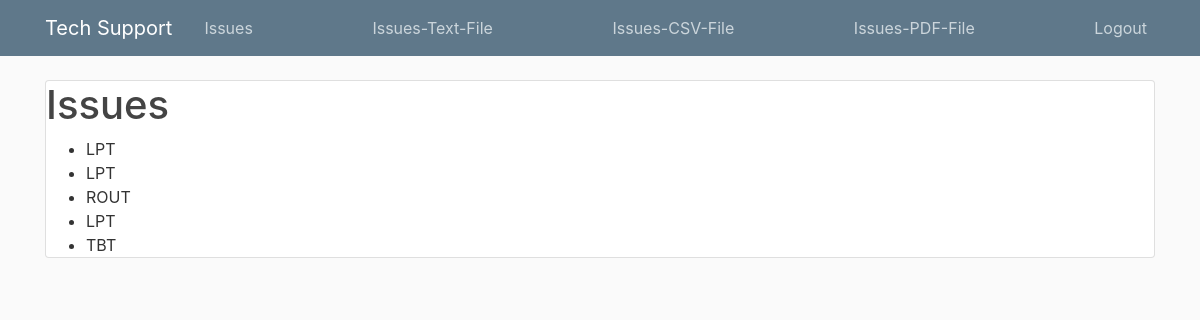
Page /issue_list/ (signed in) on the earlier database version.
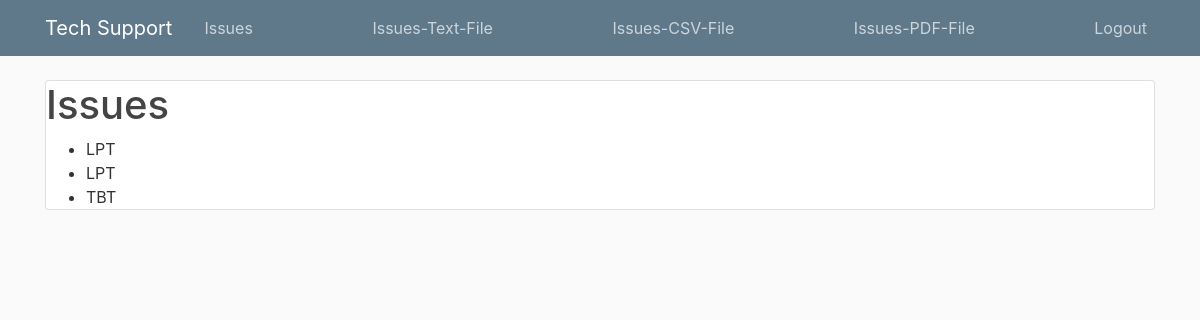
Same page on the later database version.
### supportapp/models.py (models this page shows)
class Issue(models.Model):
    issue_id = models.UUIDField(primary_key=True, default=uuid.uuid4, editable=False)
    issue_code = models.ForeignKey("Issue_Catgry", on_delete=models.CASCADE)
    username = models.ForeignKey("CoachUser", on_delete=models.CASCADE)
    cluster_code = models.ForeignKey("Cluster", on_delete=models.CASCADE, null=True)
    center_code = models.ForeignKey("Center", on_delete=models.CASCADE, null=True)
    issue_description = models.TextField(max_length=150)
    urgent = models.CharField(max_length=10)
    issue_date = models.DateField(auto_now_add=True)
    def __str__(self):
        return f"{self.issue_code}"

class Issue_Catgry(models.Model):
    issue_code = models.CharField(max_length=30, primary_key=True)
    description = models.CharField(max_length=150)
    def __str__(self):
        return f"{self.issue_code}"

### supportapp/views.py (the view)
# urls.py: path('issue_list/', views.issue_list, name='issue_list'),
def issue_list(request):
    context = {
        'issue_list': Issue.objects.all(),
               }
    return render(request,'supportapp/issue_list.html', context)

### supportapp/templates/supportapp/issue_list.html
{% extends "supportapp/base.html" %}
{% load crispy_forms_tags  %}
{% block content %}
     <h1> Issues </h1>
{% for issu in issue_list %}
<ul>
<li> {{ issu }} </li>
</ul>
{% endfor %}
{% endblock content %}

Differences in the rows shown:
removed Issue: issue_code.issue_code "LPT"
removed Issue: issue_code.issue_code "ROUT"
